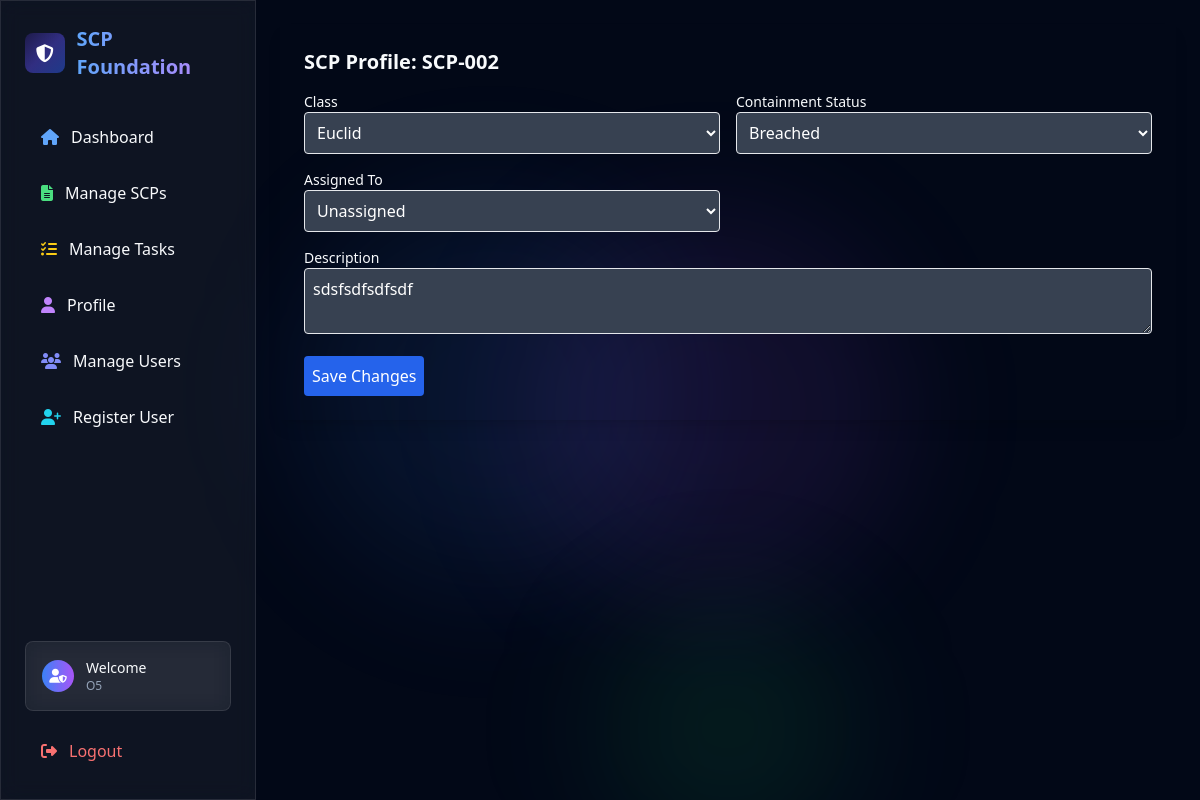
The app's page /scp/profile/SCP-002 (signed in) with its own data.
### tables this page shows
CREATE TABLE scps (
            id INTEGER PRIMARY KEY AUTOINCREMENT,
            scp_id TEXT UNIQUE NOT NULL,
            class TEXT NOT NULL,
            containment_status TEXT NOT NULL,
            description TEXT,
            assigned_to INTEGER,
            FOREIGN KEY (assigned_to) REFERENCES users(id)
        );

### app.py (the view)
    def wrap(*args, **kwargs):
        if 'user_id' not in session:
            flash('Please log in first.', 'error')
            return redirect(url_for('login'))
        return f(*args, **kwargs)

### app.py (called while the page is built)
def get_db():
    conn = sqlite3.connect('scp.db')
    conn.row_factory = sqlite3.Row
    return conn

def login_required(f):
    def wrap(*args, **kwargs):
        if 'user_id' not in session:
            flash('Please log in first.', 'error')
            return redirect(url_for('login'))
        return f(*args, **kwargs)
    wrap.__name__ = f.__name__
    return wrap

@app.route('/scp/profile/<scp_id>')
@login_required
def scp_profile(scp_id):
    with get_db() as conn:
        c = conn.cursor()
        c.execute('SELECT s.*, GROUP_CONCAT(u.username) as assigned_users FROM scps s LEFT JOIN scp_assignments sa ON s.id = sa.scp_id LEFT JOIN users u ON sa.user_id = u.id WHERE s.scp_id = ? GROUP BY s.id', (scp_id,))
        scp = c.fetchone()
        c.execute('SELECT id, username FROM users WHERE role IN ("Scientist", "Security")')
        users = c.fetchall()
    if not scp:
        flash('SCP not found.', 'error')
        return redirect(url_for('manage_scp'))
    return render_template('scp_profile.html', scp=scp, users=users)

### templates/scp_profile.html (shortened to what this page needs)
{% extends "base.html" %}
{% block content %}
<div class="card p-6 shadow-lg">
    <h2 class="text-xl font-bold mb-4">SCP Profile: {{ scp['scp_id'] }}</h2>
    {% if role == 'O5' or (scp['assigned_to'] == session.user_id and role in ['Scientist', 'Security']) %}
        <form method="POST">
            <div class="grid grid-cols-1 md:grid-cols-2 gap-4">
                <div>
                    <label for="class" class="block text-sm font-medium">Class</label>
                    <select name="class" id="class" class="w-full p-2 border rounded dark:bg-gray-700 dark:text-white" required>
                        <option value="Euclid" {% if scp['class'] == 'Euclid' %}selected{% endif %}>Euclid</option>
                    </select>
                </div>
                <div>
                    <label for="containment_status" class="block text-sm font-medium">Containment Status</label>
                    <select name="containment_status" id="containment_status" class="w-full p-2 border rounded dark:bg-gray-700 dark:text-white" required>
                        <option value="Breached" {% if scp['containment_status'] == 'Breached' %}selected{% endif %}>Breached</option>
                    </select>
                </div>
                <div>
                    <label for="assigned_to" class="block text-sm font-medium">Assigned To</label>
                    <select name="assigned_to" id="assigned_to" class="w-full p-2 border rounded dark:bg-gray-700 dark:text-white">
                        <option value="">Unassigned</option>
                    </select>
                </div>
                <div class="md:col-span-2">
                    <label for="description" class="block text-sm font-medium">Description</label>
                    <textarea name="description" id="description" class="w-full p-2 border rounded dark:bg-gray-700 dark:text-white">{{ scp['description'] or '' }}</textarea>
                </div>
            </div>
            <button type="submit" class="mt-4 bg-blue-600 text-white p-2 rounded hover:bg-blue-700">Save Changes</button>
        </form>
    {% endif %}
</div>
{% endblock %}

### records on screen
scps: scp_id "SCP-002", class "Euclid", containment_status "Breached", description "sdsfsdfsdfsdf"

### other values on screen
{{ role }} "O5"
